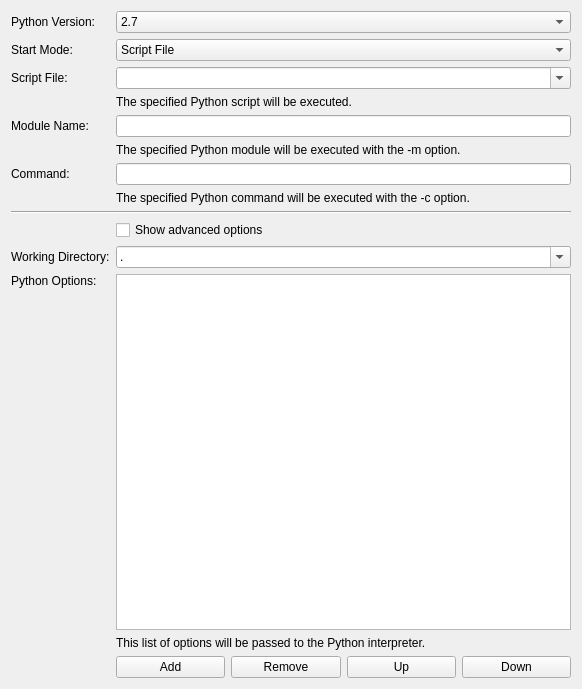
<?xml version="1.0" encoding="UTF-8"?>
<ui version="4.0">
 <class>NewProgramPython</class>
 <widget class="QWidget" name="NewProgramPython">
  <property name="geometry">
   <rect>
    <x>0</x>
    <y>0</y>
    <width>582</width>
    <height>689</height>
   </rect>
  </property>
  <property name="windowTitle">
   <string>Form</string>
  </property>
  <layout class="QVBoxLayout" name="verticalLayout">
   <item>
    <layout class="QGridLayout" name="gridLayout">
     <item row="0" column="0">
      <widget class="QLabel" name="label">
       <property name="text">
        <string>Python Version:</string>
       </property>
       <property name="buddy">
        <cstring>combo_version</cstring>
       </property>
      </widget>
     </item>
     <item row="0" column="1" colspan="4">
      <widget class="QComboBox" name="combo_version">
       <property name="sizePolicy">
        <sizepolicy hsizetype="Preferred" vsizetype="Fixed">
         <horstretch>1</horstretch>
         <verstretch>0</verstretch>
        </sizepolicy>
       </property>
       <item>
        <property name="text">
         <string>2.7</string>
        </property>
       </item>
      </widget>
     </item>
     <item row="1" column="0">
      <widget class="QLabel" name="label_3">
       <property name="text">
        <string>Start Mode:</string>
       </property>
       <property name="buddy">
        <cstring>combo_start_mode</cstring>
       </property>
      </widget>
     </item>
     <item row="1" column="1" colspan="4">
      <widget class="QComboBox" name="combo_start_mode">
       <item>
        <property name="text">
         <string>Script File</string>
        </property>
       </item>
       <item>
        <property name="text">
         <string>Module Name</string>
        </property>
       </item>
       <item>
        <property name="text">
         <string>Command</string>
        </property>
       </item>
      </widget>
     </item>
     <item row="2" column="0">
      <widget class="QLabel" name="label_script_file">
       <property name="text">
        <string>Script File:</string>
       </property>
       <property name="buddy">
        <cstring>combo_script_file</cstring>
       </property>
      </widget>
     </item>
     <item row="2" column="1" colspan="4">
      <widget class="QComboBox" name="combo_script_file">
       <property name="editable">
        <bool>true</bool>
       </property>
       <property name="insertPolicy">
        <enum>QComboBox::NoInsert</enum>
       </property>
      </widget>
     </item>
     <item row="3" column="1" colspan="4">
      <widget class="QLabel" name="label_script_file_help">
       <property name="text">
        <string>The specified Python script will be executed.</string>
       </property>
       <property name="wordWrap">
        <bool>true</bool>
       </property>
      </widget>
     </item>
     <item row="4" column="0">
      <widget class="QLabel" name="label_module_name">
       <property name="text">
        <string>Module Name:</string>
       </property>
       <property name="buddy">
        <cstring>edit_module_name</cstring>
       </property>
      </widget>
     </item>
     <item row="4" column="1" colspan="4">
      <widget class="QLineEdit" name="edit_module_name"/>
     </item>
     <item row="5" column="1" colspan="4">
      <widget class="QLabel" name="label_module_name_help">
       <property name="text">
        <string>The specified Python module will be executed with the -m option.</string>
       </property>
       <property name="wordWrap">
        <bool>true</bool>
       </property>
      </widget>
     </item>
     <item row="6" column="0">
      <widget class="QLabel" name="label_command">
       <property name="text">
        <string>Command:</string>
       </property>
       <property name="buddy">
        <cstring>edit_command</cstring>
       </property>
      </widget>
     </item>
     <item row="6" column="1" colspan="4">
      <widget class="QLineEdit" name="edit_command"/>
     </item>
     <item row="7" column="1" colspan="4">
      <widget class="QLabel" name="label_command_help">
       <property name="text">
        <string>The specified Python command will be executed with the -c option.</string>
       </property>
       <property name="wordWrap">
        <bool>true</bool>
       </property>
      </widget>
     </item>
     <item row="9" column="1" colspan="4">
      <widget class="QCheckBox" name="check_show_advanced_options">
       <property name="text">
        <string>Show advanced options</string>
       </property>
      </widget>
     </item>
     <item row="10" column="0">
      <widget class="QLabel" name="label_working_directory">
       <property name="text">
        <string>Working Directory:</string>
       </property>
      </widget>
     </item>
     <item row="10" column="1" colspan="4">
      <widget class="QComboBox" name="combo_working_directory">
       <property name="editable">
        <bool>true</bool>
       </property>
       <property name="insertPolicy">
        <enum>QComboBox::NoInsert</enum>
       </property>
       <item>
        <property name="text">
         <string>.</string>
        </property>
       </item>
      </widget>
     </item>
     <item row="11" column="0">
      <widget class="QLabel" name="label_options">
       <property name="text">
        <string>Python Options:</string>
       </property>
       <property name="alignment">
        <set>Qt::AlignLeading|Qt::AlignLeft|Qt::AlignTop</set>
       </property>
      </widget>
     </item>
     <item row="11" column="1" colspan="4">
      <widget class="ExpandingListWidget" name="list_options"/>
     </item>
     <item row="12" column="1" colspan="4">
      <widget class="QLabel" name="label_options_help">
       <property name="text">
        <string>This list of options will be passed to the Python interpreter.</string>
       </property>
       <property name="wordWrap">
        <bool>true</bool>
       </property>
      </widget>
     </item>
     <item row="13" column="1">
      <widget class="QPushButton" name="button_add_option">
       <property name="text">
        <string>Add</string>
       </property>
      </widget>
     </item>
     <item row="13" column="2">
      <widget class="QPushButton" name="button_remove_option">
       <property name="text">
        <string>Remove</string>
       </property>
      </widget>
     </item>
     <item row="13" column="3">
      <widget class="QPushButton" name="button_up_option">
       <property name="text">
        <string>Up</string>
       </property>
      </widget>
     </item>
     <item row="13" column="4">
      <widget class="QPushButton" name="button_down_option">
       <property name="text">
        <string>Down</string>
       </property>
      </widget>
     </item>
     <item row="8" column="0" colspan="5">
      <widget class="Line" name="line">
       <property name="orientation">
        <enum>Qt::Horizontal</enum>
       </property>
      </widget>
     </item>
    </layout>
   </item>
  </layout>
 </widget>
 <customwidgets>
  <customwidget>
   <class>ExpandingListWidget</class>
   <extends>QListWidget</extends>
   <header location="global">brickv.plugin_system.plugins.red.new_program_utils</header>
  </customwidget>
 </customwidgets>
 <tabstops>
  <tabstop>combo_version</tabstop>
  <tabstop>combo_start_mode</tabstop>
  <tabstop>combo_script_file</tabstop>
  <tabstop>edit_module_name</tabstop>
  <tabstop>edit_command</tabstop>
  <tabstop>check_show_advanced_options</tabstop>
  <tabstop>combo_working_directory</tabstop>
  <tabstop>list_options</tabstop>
  <tabstop>button_add_option</tabstop>
  <tabstop>button_remove_option</tabstop>
  <tabstop>button_up_option</tabstop>
  <tabstop>button_down_option</tabstop>
 </tabstops>
 <resources/>
 <connections/>
</ui>
